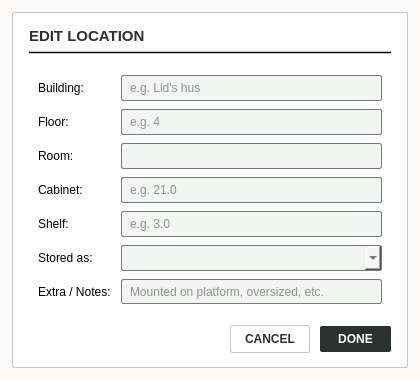
<?xml version="1.0" encoding="UTF-8"?>
<ui version="4.0">
 <class>LocationEditorDialog</class>
 <widget class="QDialog" name="LocationEditorDialog">
  <property name="geometry">
   <rect>
    <x>0</x>
    <y>0</y>
    <width>420</width>
    <height>380</height>
   </rect>
  </property>
  <property name="minimumSize">
   <size>
    <width>380</width>
    <height>340</height>
   </size>
  </property>
  <property name="windowTitle">
   <string>Edit Location</string>
  </property>
  <property name="styleSheet">
   <string notr="true">QDialog#LocationEditorDialog {
    background-color: #fbfaf8;
}
QFrame#card_frame {
    background-color: #ffffff;
    border: 1px solid #c4c7c7;
    border-radius: 2px;
}
QLabel#lbl_header_title {
    color: #2c302e;
    font-family: &quot;Segoe UI&quot;, &quot;Inter&quot;;
    font-size: 11pt;
    font-weight: bold;
}
QFrame#header_divider {
    background-color: #c4c7c7;
    max-height: 1px;
}
QLabel[class=&quot;field-label&quot;] {
    color: #2c302e;
    font-family: &quot;Segoe UI&quot;, &quot;Inter&quot;;
    font-size: 9pt;
    font-weight: bold;
}
QLineEdit, QComboBox {
    background-color: #f2f5f1;
    color: #2c302e;
    font-family: &quot;Segoe UI&quot;, &quot;Inter&quot;;
    font-size: 9pt;
    border: 1px solid #757d77;
    border-radius: 2px;
    padding: 4px 6px;
}
QLineEdit:focus, QComboBox:focus {
    background-color: #ffffff;
    border: 1px solid #000000;
}
QPushButton#btn_done {
    background-color: #2c302e;
    color: #ffffff;
    font-family: &quot;Segoe UI&quot;, &quot;Inter&quot;;
    font-size: 9pt;
    font-weight: bold;
    border: none;
    border-radius: 2px;
    padding: 6px 18px;
}
QPushButton#btn_done:hover {
    background-color: #3d4240;
}
QPushButton#btn_cancel {
    background-color: #ffffff;
    color: #2c302e;
    font-family: &quot;Segoe UI&quot;, &quot;Inter&quot;;
    font-size: 9pt;
    font-weight: bold;
    border: 1px solid #c4c7c7;
    border-radius: 2px;
    padding: 6px 14px;
}
QPushButton#btn_cancel:hover {
    background-color: #e9ece5;
}</string>
  </property>
  <layout class="QVBoxLayout" name="root_layout">
   <property name="spacing">
    <number>0</number>
   </property>
   <property name="leftMargin">
    <number>12</number>
   </property>
   <property name="topMargin">
    <number>12</number>
   </property>
   <property name="rightMargin">
    <number>12</number>
   </property>
   <property name="bottomMargin">
    <number>12</number>
   </property>
   <item>
    <widget class="QFrame" name="card_frame">
     <property name="frameShape">
      <enum>QFrame::StyledPanel</enum>
     </property>
     <layout class="QVBoxLayout" name="card_layout">
      <property name="spacing">
       <number>12</number>
      </property>
      <property name="leftMargin">
       <number>16</number>
      </property>
      <property name="topMargin">
       <number>14</number>
      </property>
      <property name="rightMargin">
       <number>16</number>
      </property>
      <property name="bottomMargin">
       <number>14</number>
      </property>
      <item>
       <widget class="QWidget" name="header_container" native="true">
        <layout class="QVBoxLayout" name="header_layout">
         <property name="spacing">
          <number>6</number>
         </property>
         <property name="leftMargin">
          <number>0</number>
         </property>
         <property name="topMargin">
          <number>0</number>
         </property>
         <property name="rightMargin">
          <number>0</number>
         </property>
         <property name="bottomMargin">
          <number>0</number>
         </property>
         <item>
          <widget class="QLabel" name="lbl_header_title">
           <property name="text">
            <string>EDIT LOCATION</string>
           </property>
          </widget>
         </item>
         <item>
          <widget class="QFrame" name="header_divider">
           <property name="frameShape">
            <enum>QFrame::HLine</enum>
           </property>
          </widget>
         </item>
        </layout>
       </widget>
      </item>
      <item>
       <widget class="QWidget" name="form_grid_container" native="true">
        <layout class="QGridLayout" name="form_grid">
         <property name="horizontalSpacing">
          <number>10</number>
         </property>
         <property name="verticalSpacing">
          <number>8</number>
         </property>
         <item row="0" column="0">
          <widget class="QLabel" name="lbl_building">
           <property name="text">
            <string>Building:</string>
           </property>
           <property name="class" stdset="0">
            <string>field-label</string>
           </property>
          </widget>
         </item>
         <item row="0" column="1">
          <widget class="QLineEdit" name="input_building">
           <property name="placeholderText">
            <string>e.g. Lid's hus</string>
           </property>
          </widget>
         </item>
         <item row="1" column="0">
          <widget class="QLabel" name="lbl_floor">
           <property name="text">
            <string>Floor:</string>
           </property>
           <property name="class" stdset="0">
            <string>field-label</string>
           </property>
          </widget>
         </item>
         <item row="1" column="1">
          <widget class="QLineEdit" name="input_floor">
           <property name="placeholderText">
            <string>e.g. 4</string>
           </property>
          </widget>
         </item>
         <item row="2" column="0">
          <widget class="QLabel" name="lbl_room">
           <property name="text">
            <string>Room:</string>
           </property>
           <property name="class" stdset="0">
            <string>field-label</string>
           </property>
          </widget>
         </item>
         <item row="2" column="1">
          <widget class="QLineEdit" name="input_room"/>
         </item>
         <item row="3" column="0">
          <widget class="QLabel" name="lbl_cabinet">
           <property name="text">
            <string>Cabinet:</string>
           </property>
           <property name="class" stdset="0">
            <string>field-label</string>
           </property>
          </widget>
         </item>
         <item row="3" column="1">
          <widget class="QLineEdit" name="input_cabinet">
           <property name="placeholderText">
            <string>e.g. 21.0</string>
           </property>
          </widget>
         </item>
         <item row="4" column="0">
          <widget class="QLabel" name="lbl_shelf">
           <property name="text">
            <string>Shelf:</string>
           </property>
           <property name="class" stdset="0">
            <string>field-label</string>
           </property>
          </widget>
         </item>
         <item row="4" column="1">
          <widget class="QLineEdit" name="input_shelf">
           <property name="placeholderText">
            <string>e.g. 3.0</string>
           </property>
          </widget>
         </item>
         <item row="5" column="0">
          <widget class="QLabel" name="lbl_stored_as">
           <property name="text">
            <string>Stored as:</string>
           </property>
           <property name="class" stdset="0">
            <string>field-label</string>
           </property>
          </widget>
         </item>
         <item row="5" column="1">
          <widget class="QComboBox" name="combo_stored_as">
           <property name="cursor">
            <cursorShape>PointingHandCursor</cursorShape>
           </property>
           <property name="editable">
            <bool>true</bool>
           </property>
          </widget>
         </item>
         <item row="6" column="0">
          <widget class="QLabel" name="lbl_extra">
           <property name="text">
            <string>Extra / Notes:</string>
           </property>
           <property name="class" stdset="0">
            <string>field-label</string>
           </property>
          </widget>
         </item>
         <item row="6" column="1">
          <widget class="QLineEdit" name="input_extra">
           <property name="placeholderText">
            <string>Mounted on platform, oversized, etc.</string>
           </property>
          </widget>
         </item>
        </layout>
       </widget>
      </item>
      <item>
       <spacer name="vertical_spacer">
        <property name="orientation">
         <enum>Qt::Vertical</enum>
        </property>
        <property name="sizeHint" stdset="0">
         <size>
          <width>20</width>
          <height>10</height>
         </size>
        </property>
       </spacer>
      </item>
      <item>
       <widget class="QWidget" name="footer_container" native="true">
        <layout class="QHBoxLayout" name="footer_layout">
         <property name="spacing">
          <number>10</number>
         </property>
         <property name="leftMargin">
          <number>0</number>
         </property>
         <property name="topMargin">
          <number>0</number>
         </property>
         <property name="rightMargin">
          <number>0</number>
         </property>
         <property name="bottomMargin">
          <number>0</number>
         </property>
         <item>
          <spacer name="footer_spacer">
           <property name="orientation">
            <enum>Qt::Horizontal</enum>
           </property>
           <property name="sizeHint" stdset="0">
            <size>
             <width>40</width>
             <height>20</height>
            </size>
           </property>
          </spacer>
         </item>
         <item>
          <widget class="QPushButton" name="btn_cancel">
           <property name="cursor">
            <cursorShape>PointingHandCursor</cursorShape>
           </property>
           <property name="text">
            <string>CANCEL</string>
           </property>
          </widget>
         </item>
         <item>
          <widget class="QPushButton" name="btn_done">
           <property name="cursor">
            <cursorShape>PointingHandCursor</cursorShape>
           </property>
           <property name="text">
            <string>DONE</string>
           </property>
          </widget>
         </item>
        </layout>
       </widget>
      </item>
     </layout>
    </widget>
   </item>
  </layout>
 </widget>
 <resources/>
 <connections/>
</ui>
